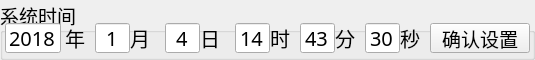
  <widget class="QGroupBox" name="gBox_setTime">
   <property name="geometry">
    <rect>
     <x>260</x>
     <y>83</y>
     <width>535</width>
     <height>60</height>
    </rect>
   </property>
   <property name="font">
    <font>
     <family>文泉驿等宽微米黑</family>
     <pointsize>14</pointsize>
     <weight>50</weight>
     <italic>false</italic>
     <bold>false</bold>
    </font>
   </property>
   <property name="title">
    <string>系统时间</string>
   </property>
   <widget class="QPushButton" name="pBtn_systemTime">
    <property name="geometry">
     <rect>
      <x>430</x>
      <y>23</y>
      <width>100</width>
      <height>30</height>
     </rect>
    </property>
    <property name="font">
     <font>
      <family>文泉驿等宽微米黑</family>
      <pointsize>14</pointsize>
      <weight>50</weight>
      <italic>false</italic>
      <bold>false</bold>
     </font>
    </property>
    <property name="focusPolicy">
     <enum>Qt::NoFocus</enum>
    </property>
    <property name="text">
     <string>确认设置</string>
    </property>
   </widget>
   <widget class="QLabel" name="lb_year">
    <property name="geometry">
     <rect>
      <x>65</x>
      <y>23</y>
      <width>20</width>
      <height>30</height>
     </rect>
    </property>
    <property name="font">
     <font>
      <family>文泉驿等宽微米黑</family>
      <pointsize>15</pointsize>
      <weight>50</weight>
      <italic>false</italic>
      <bold>false</bold>
     </font>
    </property>
    <property name="text">
     <string>年</string>
    </property>
   </widget>
   <widget class="QLabel" name="lb_month">
    <property name="geometry">
     <rect>
      <x>130</x>
      <y>23</y>
      <width>20</width>
      <height>30</height>
     </rect>
    </property>
    <property name="font">
     <font>
      <family>文泉驿等宽微米黑</family>
      <pointsize>15</pointsize>
      <weight>50</weight>
      <italic>false</italic>
      <bold>false</bold>
     </font>
    </property>
    <property name="text">
     <string>月</string>
    </property>
   </widget>
   <widget class="QLabel" name="lb_day_2">
    <property name="geometry">
     <rect>
      <x>200</x>
      <y>23</y>
      <width>20</width>
      <height>30</height>
     </rect>
    </property>
    <property name="font">
     <font>
      <family>文泉驿等宽微米黑</family>
      <pointsize>15</pointsize>
      <weight>50</weight>
      <italic>false</italic>
      <bold>false</bold>
     </font>
    </property>
    <property name="text">
     <string>日</string>
    </property>
   </widget>
   <widget class="QLabel" name="lb_hour">
    <property name="geometry">
     <rect>
      <x>270</x>
      <y>23</y>
      <width>20</width>
      <height>30</height>
     </rect>
    </property>
    <property name="font">
     <font>
      <family>文泉驿等宽微米黑</family>
      <pointsize>15</pointsize>
      <weight>50</weight>
      <italic>false</italic>
      <bold>false</bold>
     </font>
    </property>
    <property name="text">
     <string>时</string>
    </property>
   </widget>
   <widget class="QLabel" name="lb_minute">
    <property name="geometry">
     <rect>
      <x>335</x>
      <y>23</y>
      <width>20</width>
      <height>30</height>
     </rect>
    </property>
    <property name="font">
     <font>
      <family>文泉驿等宽微米黑</family>
      <pointsize>15</pointsize>
      <weight>50</weight>
      <italic>false</italic>
      <bold>false</bold>
     </font>
    </property>
    <property name="text">
     <string>分</string>
    </property>
   </widget>
   <widget class="QLabel" name="lb_second">
    <property name="geometry">
     <rect>
      <x>400</x>
      <y>23</y>
      <width>20</width>
      <height>30</height>
     </rect>
    </property>
    <property name="font">
     <font>
      <family>文泉驿等宽微米黑</family>
      <pointsize>15</pointsize>
      <weight>50</weight>
      <italic>false</italic>
      <bold>false</bold>
     </font>
    </property>
    <property name="text">
     <string>秒</string>
    </property>
   </widget>
   <widget class="QLineEdit" name="lineEdit_year">
    <property name="geometry">
     <rect>
      <x>5</x>
      <y>23</y>
      <width>56</width>
      <height>30</height>
     </rect>
    </property>
    <property name="font">
     <font>
      <family>文泉驿等宽微米黑</family>
      <pointsize>15</pointsize>
      <weight>50</weight>
      <italic>false</italic>
      <bold>false</bold>
     </font>
    </property>
    <property name="focusPolicy">
     <enum>Qt::ClickFocus</enum>
    </property>
    <property name="text">
     <string>2018</string>
    </property>
    <property name="alignment">
     <set>Qt::AlignCenter</set>
    </property>
   </widget>
   <widget class="QLineEdit" name="lineEdit_month">
    <property name="geometry">
     <rect>
      <x>95</x>
      <y>23</y>
      <width>35</width>
      <height>30</height>
     </rect>
    </property>
    <property name="font">
     <font>
      <family>文泉驿等宽微米黑</family>
      <pointsize>15</pointsize>
      <weight>50</weight>
      <italic>false</italic>
      <bold>false</bold>
     </font>
    </property>
    <property name="focusPolicy">
     <enum>Qt::ClickFocus</enum>
    </property>
    <property name="text">
     <string>1</string>
    </property>
    <property name="alignment">
     <set>Qt::AlignCenter</set>
    </property>
   </widget>
   <widget class="QLineEdit" name="lineEdit_day">
    <property name="geometry">
     <rect>
      <x>165</x>
      <y>23</y>
      <width>35</width>
      <height>30</height>
     </rect>
    </property>
    <property name="font">
     <font>
      <family>文泉驿等宽微米黑</family>
      <pointsize>15</pointsize>
      <weight>50</weight>
      <italic>false</italic>
      <bold>false</bold>
     </font>
    </property>
    <property name="focusPolicy">
     <enum>Qt::ClickFocus</enum>
    </property>
    <property name="text">
     <string>4</string>
    </property>
    <property name="alignment">
     <set>Qt::AlignCenter</set>
    </property>
   </widget>
   <widget class="QLineEdit" name="lineEdit_hour">
    <property name="geometry">
     <rect>
      <x>235</x>
      <y>23</y>
      <width>35</width>
      <height>30</height>
     </rect>
    </property>
    <property name="font">
     <font>
      <family>文泉驿等宽微米黑</family>
      <pointsize>15</pointsize>
      <weight>50</weight>
      <italic>false</italic>
      <bold>false</bold>
     </font>
    </property>
    <property name="focusPolicy">
     <enum>Qt::ClickFocus</enum>
    </property>
    <property name="text">
     <string>14</string>
    </property>
    <property name="alignment">
     <set>Qt::AlignCenter</set>
    </property>
   </widget>
   <widget class="QLineEdit" name="lineEdit_minute">
    <property name="geometry">
     <rect>
      <x>300</x>
      <y>23</y>
      <width>35</width>
      <height>30</height>
     </rect>
    </property>
    <property name="font">
     <font>
      <family>文泉驿等宽微米黑</family>
      <pointsize>15</pointsize>
      <weight>50</weight>
      <italic>false</italic>
      <bold>false</bold>
     </font>
    </property>
    <property name="focusPolicy">
     <enum>Qt::ClickFocus</enum>
    </property>
    <property name="text">
     <string>43</string>
    </property>
    <property name="alignment">
     <set>Qt::AlignCenter</set>
    </property>
   </widget>
   <widget class="QLineEdit" name="lineEdit_second">
    <property name="geometry">
     <rect>
      <x>365</x>
      <y>23</y>
      <width>35</width>
      <height>30</height>
     </rect>
    </property>
    <property name="font">
     <font>
      <family>文泉驿等宽微米黑</family>
      <pointsize>15</pointsize>
      <weight>50</weight>
      <italic>false</italic>
      <bold>false</bold>
     </font>
    </property>
    <property name="focusPolicy">
     <enum>Qt::ClickFocus</enum>
    </property>
    <property name="text">
     <string>30</string>
    </property>
    <property name="alignment">
     <set>Qt::AlignCenter</set>
    </property>
   </widget>
  </widget>
